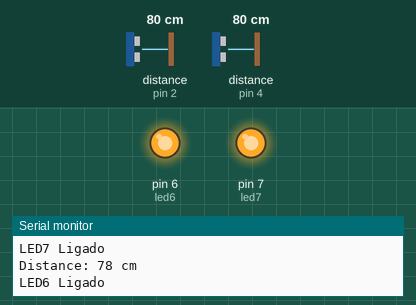
A sketch run on a simulated Arduino Uno, built with avr-gcc and run on an emulated ATmega328P. Shown: output pins drawn as LEDs (lit = HIGH), the last lines printed to the serial monitor. Wiring (inferred from the names in the program): 2 × ultrasonic range finder: trigger pin 3, echo pin 2 / trigger pin 5, echo pin 4. Inputs (shaded band) come from the test bench; at power-on: distance to the obstacle (sensors on pin 2, pin 4) 80 cm. The echo pulse lasts 58.3 µs per cm; pins used as bus, display or sensor lines are not drawn.

Above: at 1.2 s.
1.3 s: distance to the obstacle (sensor on pin 2) set to 149 cm
4.3 s: distance to the obstacle (sensor on pin 2) set to 157 cm
At 7.1 s:
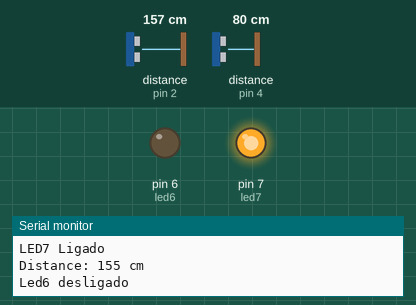
7.3 s: distance to the obstacle (sensor on pin 4) set to 149 cm
10.3 s: distance to the obstacle (sensor on pin 4) set to 155 cm
At 13.1 s:
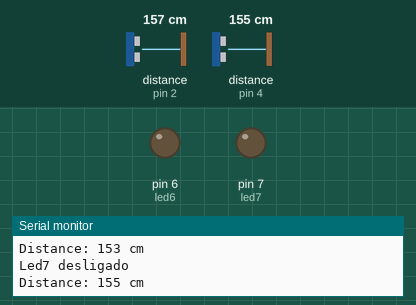
13.3 s: distance to the obstacle (sensor on pin 2) set to 2 cm
At 14.5 s:
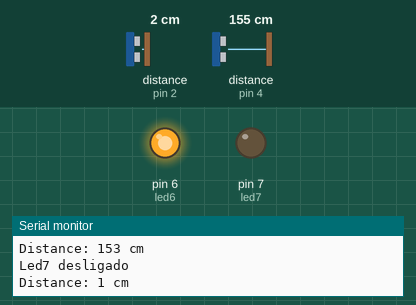
14.8 s: distance to the obstacle (sensor on pin 4) set to 120 cm
At 16.1 s:
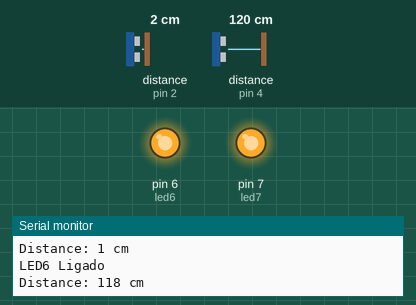
Timing chart, 0 to 17.3 s (numbered marks = the images above; inputs shaded):
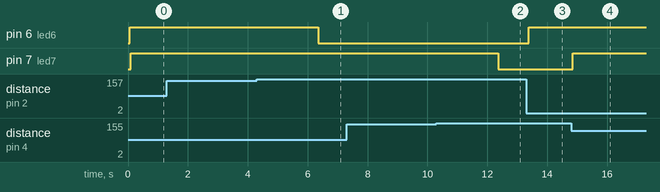

The sketch:

led2.ino
```cpp
#define echoPin1 2
#define trigPin1 3
#define echoPin2 4
#define trigPin2 5

int led6 = 6;
int led7 = 7;

unsigned long currentTime = 0;
unsigned long oldTimeSensorOne = 0;
unsigned long oldTimeSensorTwo = 0;

void ultraSonicSensorSetup(int trigPin, int echoPin, const char* sensorName) {
  pinMode(trigPin, OUTPUT); // Sets the trigPin as an OUTPUT
  pinMode(echoPin, INPUT);  // Sets the echoPin as an INPUT

  Serial.print("Ultrasonic Sensor ");
  Serial.print(sensorName);
  Serial.println(" HC-SR04 Test with Arduino UNO R3");
}

void setup() {
  Serial.begin(9600);  // Start serial communication at 9600 baudrate

  ultraSonicSensorSetup(trigPin1, echoPin1, "1");
  ultraSonicSensorSetup(trigPin2, echoPin2, "2");

  pinMode(led6, OUTPUT);
  pinMode(led7, OUTPUT);
}

void loop() {
  currentTime = millis();

  if(distFromUSS(trigPin1, echoPin1) <= 150) {
    digitalWrite(led6, HIGH);
    Serial.println("LED6 Ligado");
    oldTimeSensorOne = millis();
  } else if((currentTime - oldTimeSensorOne) > 2000){
    digitalWrite(led6, LOW);
    Serial.println("Led6 desligado");
  }

  if(distFromUSS(trigPin2, echoPin2) <= 150) {
    digitalWrite(led7, HIGH);
    Serial.println("LED7 Ligado");
    oldTimeSensorTwo = millis();
  } else if((currentTime - oldTimeSensorTwo) > 2000){
    digitalWrite(led7, LOW);
    Serial.println("Led7 desligado");
  }
}

int distFromUSS(int trigPin, int echoPin) {
  // Clears the trigPin condition
  digitalWrite(trigPin, LOW);
  delayMicroseconds(2);

  // Sets the trigPin HIGH (ACTIVE) for 10 microseconds
  digitalWrite(trigPin, HIGH);
  delayMicroseconds(10);
  digitalWrite(trigPin, LOW);

  // Reads the echoPin, returns the sound wave travel time in microseconds
  long duration = pulseIn(echoPin, HIGH);

  // Calculating the distance
  int distance = duration * 0.034 / 2; // Speed of sound wave divided by 2 (go and back)

  // Displays the distance on the Serial Monitor
  Serial.print("Distance: ");
  Serial.print(distance);
  Serial.println(" cm");

  return distance;
}
```

Measured:
- the behaviour switches between 152 and 153 cm on distance to the obstacle (sensor on pin 2) (found by bisection; images 0 and 1)
- the behaviour switches between 152 and 153 cm on distance to the obstacle (sensor on pin 4) (found by bisection; images 1 and 2)
- after the input at 4.3 s, pin 6 (led6): HIGH → LOW after 2.1 s
- after the input at 10.3 s, pin 7 (led7): HIGH → LOW after 2.1 s
- after the input at 13.3 s, pin 6 (led6): LOW → HIGH after 0.09 s
- after the input at 14.8 s, pin 7 (led7): LOW → HIGH after 0.06 s
